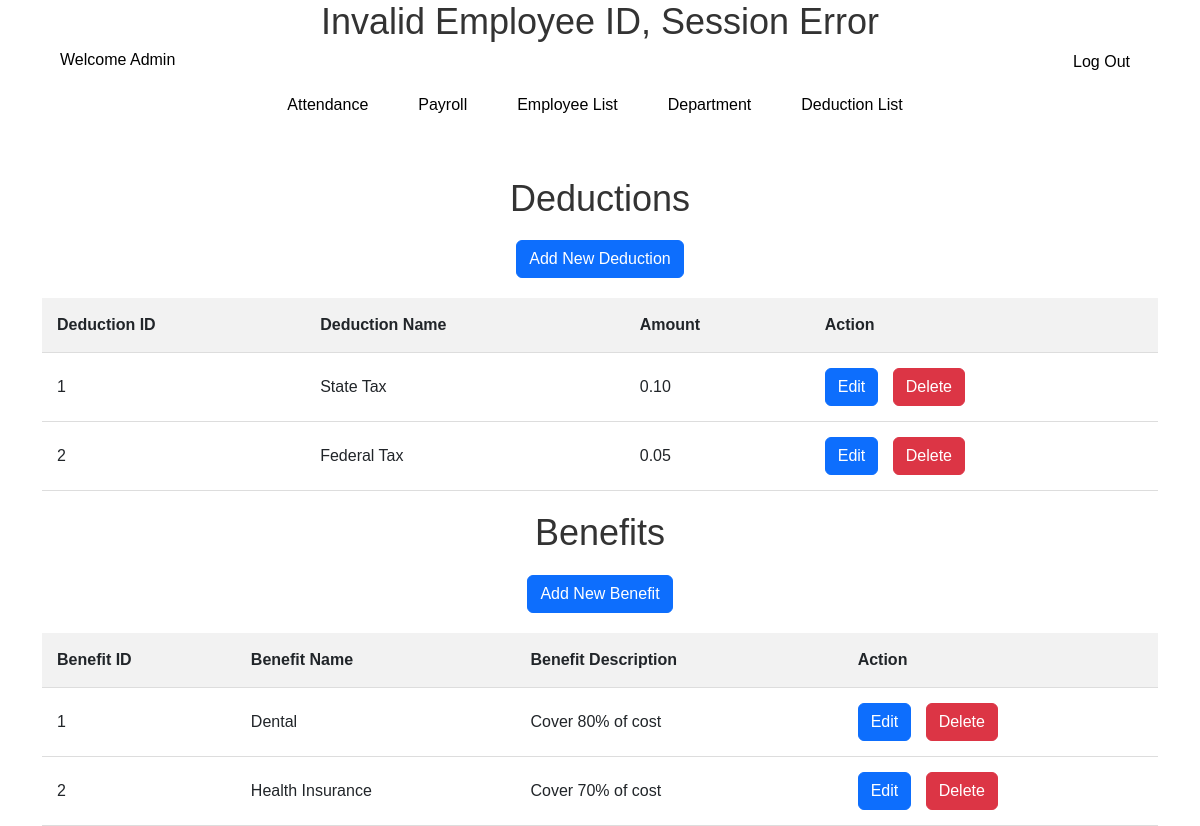
/deductionb.php, run on the app's committed database.
### tables this page shows
CREATE TABLE Deductions (
	DeductionID INT NOT NULL AUTO_INCREMENT,
	DeductionName VARCHAR(255),
	Amount DECIMAL(10, 2),
	PRIMARY KEY (DeductionID)
);

CREATE TABLE Benefits (
	BenefitID INT NOT NULL AUTO_INCREMENT,
	BenefitName VARCHAR(255),
	BenefitDesciption VARCHAR(255),
	PRIMARY KEY (BenefitID)
);

### deductionb.php (the view, shortened to what this page needs)
<!DOCTYPE html>
<html lang="en">
<head>
    <link href="https://cdn.jsdelivr.net/npm/bootstrap@5.3.2/dist/css/bootstrap.min.css" rel="stylesheet"
>
    <link rel="stylesheet" type="text/css" href="deductionb.css">
    <link rel="stylesheet" type="text/css" href="navbar.css">
    <link rel="stylesheet" type="text/css" href="employee_form.css">
</head>
<body>
    <?php include 'navbar.php';
  include("sqlconnection.php");
      $sql = "SELECT * FROM Deductions";
    $result = mysqli_query($con, $sql);
    $sql_benefit = "SELECT * FROM Benefits";
    $result_benefit = mysqli_query($con, $sql_benefit);
    ?>
    <div class="container">
        <h2>Deductions</h2>
        <button type="button" class="btn btn-primary" data-bs-toggle="modal" data-bs-target="#addNewDeduction">
            Add New Deduction
        </button>
        <table>
            <thead>
                <tr>
                    <th>Deduction ID</th>
                    <th>Deduction Name</th>
                    <th>Amount</th>
                    <th>Action</th>
                </tr>
            </thead>
            <tbody>
                <?php
        if (mysqli_num_rows($result) > 0) {
          while ($row = mysqli_fetch_assoc($result)) {
        echo "<tr><td>" . $row["DeductionID"]. "</td><td>" . $row["DeductionName"]. " </td><td>" . $row["Amount"]. " </td><td>" .
        "<button class='btn btn-primary' data-bs-toggle='modal' data-bs-target='#editDeductionForm' " ."data-deduction-id='" . $row["DeductionID"] . "' onclick='editDeduction(this)' " ."style='margin-right: 10px;'>Edit</button> " .
        "<button class='btn btn-danger' data-bs-toggle='modal' data-bs-target='#deleteDeductionForm' " . "onclick='deleteDeduction(this)' data-dedudel-id='" . $row["DeductionID"] . "'>Delete</button>"  .
        "</td></tr>";
    }
} else {
    echo "0 results";
}
        ?>
            </tbody>
        </table>
        <h2 style="margin-top: 20px;">Benefits</h2>
        <button type="button" class="btn btn-primary" data-bs-toggle="modal" data-bs-target="#addNewBenefit">
            Add New Benefit
        </button>
        <table>
            <thead>
                <tr>
                    <th>Benefit ID</th>
                    <th>Benefit Name</th>
                    <th>Benefit Description</th>
                    <th>Action</th>
                </tr>
            </thead>
            <tbody>
                <?php
        if (mysqli_num_rows($result_benefit) > 0) {
          while ($row = mysqli_fetch_assoc($result_benefit)) {
        echo "<tr><td>" . $row["BenefitID"]. "</td><td>" . $row["BenefitName"]. " </td><td>" . $row["BenefitDesciption"]. " </td><td>" .
        "<button class='btn btn-primary' data-bs-toggle='modal' data-bs-target='#editBenefitForm' " ."data-benefit-id='" . $row["BenefitID"] . "' onclick='editBenefit(this)' " ."style='margin-right: 10px;'>Edit</button> " .
        "<button class='btn btn-danger' data-bs-toggle='modal' data-bs-target='#deleteBenefitForm' " ."onclick='deleteBenefit(this)' data-benefitdel-id='" . $row["BenefitID"] . "'>Delete</button>"  .
        "</td></tr>";
    }
} else {
    echo "0 results";
}
        ?>
            </tbody>
        </table>
    </div>
</body>
</html>

### deductionb.css (style rules this page uses)
body { font-family: Arial, sans-serif; background-color: white; margin: 0; padding: 0; }
.container { width: 100%; margin-top: 20px; text-align: center; }
h2 { color: black; font-size: 36px; margin-bottom: 20px; animation: fadeInUp 1s ease-in-out; }
table { width: 100%; border-collapse: collapse; margin-top: 20px; }
th, td { padding: 15px; text-align: left; border-bottom: 1px solid #ddd; }
th { background-color: #f2f2f2; }

### employee_form.css (style rules this page uses)
body { font-family: Arial, sans-serif; background-color: white; margin: 0; }
h2 { text-align: center; color: #333; }
button { padding: 12px; background-color: white; color: black; border: none; border-radius: 4px; cursor: pointer; }

### dropdown.css (style rules this page uses)
body { font-family: "Arial", sans-serif; margin: 0; padding: 0; }

### data on the page
deductions: DeductionID "1", DeductionName "State Tax", Amount "0.10"
deductions: DeductionID "2", DeductionName "Federal Tax", Amount "0.05"
benefits: BenefitID "1", BenefitName "Dental", BenefitDesciption "Cover 80% of cost"
benefits: BenefitID "2", BenefitName "Health Insurance", BenefitDesciption "Cover 70% of cost"
